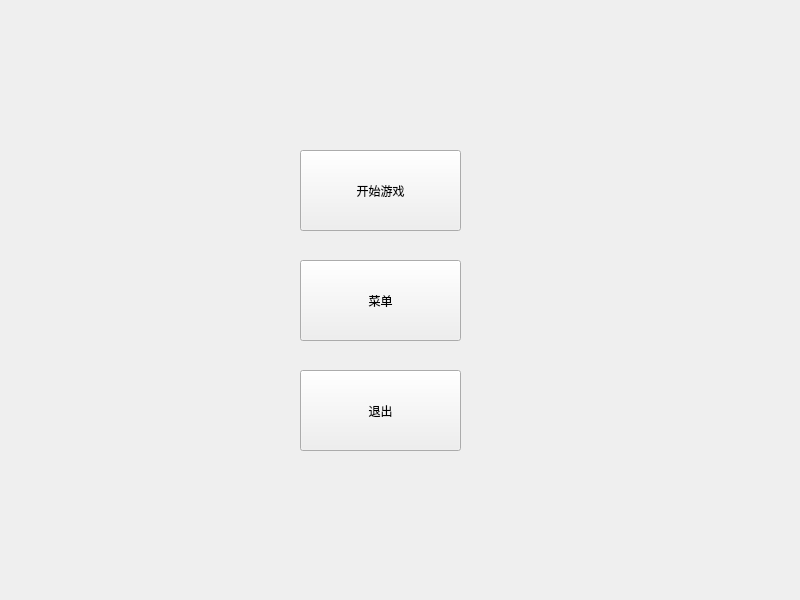
<?xml version="1.0" encoding="UTF-8"?>
<ui version="4.0">
 <class>Widget</class>
 <widget class="QWidget" name="Widget">
  <property name="geometry">
   <rect>
    <x>0</x>
    <y>0</y>
    <width>800</width>
    <height>600</height>
   </rect>
  </property>
  <property name="windowTitle">
   <string>Widget</string>
  </property>
  <widget class="QPushButton" name="pushButton">
   <property name="geometry">
    <rect>
     <x>300</x>
     <y>150</y>
     <width>161</width>
     <height>81</height>
    </rect>
   </property>
   <property name="text">
    <string>开始游戏</string>
   </property>
  </widget>
  <widget class="QPushButton" name="pushButton_2">
   <property name="geometry">
    <rect>
     <x>300</x>
     <y>260</y>
     <width>161</width>
     <height>81</height>
    </rect>
   </property>
   <property name="text">
    <string>菜单</string>
   </property>
  </widget>
  <widget class="QPushButton" name="pushButton_3">
   <property name="geometry">
    <rect>
     <x>300</x>
     <y>370</y>
     <width>161</width>
     <height>81</height>
    </rect>
   </property>
   <property name="text">
    <string>退出</string>
   </property>
  </widget>
 </widget>
 <resources/>
 <connections/>
</ui>
